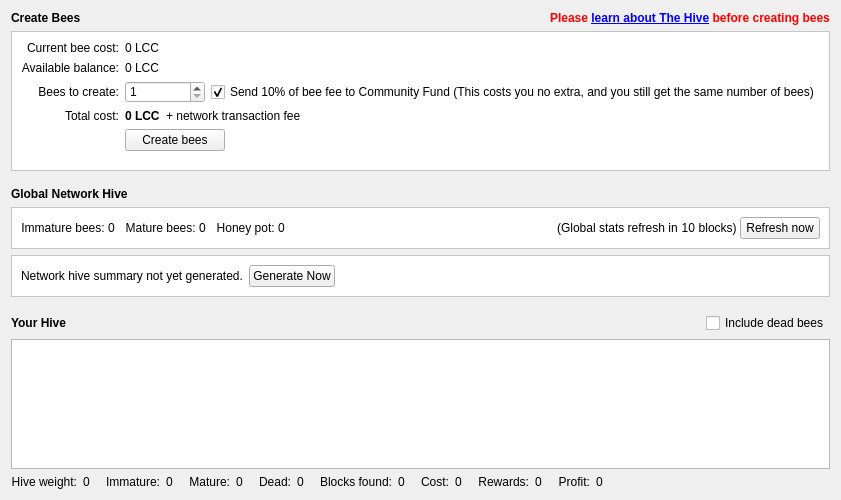
<?xml version="1.0" encoding="UTF-8"?>
<ui version="4.0">
 <class>HiveDialog</class>
 <widget class="QWidget" name="HiveDialog">
  <property name="geometry">
   <rect>
    <x>0</x>
    <y>0</y>
    <width>778</width>
    <height>500</height>
   </rect>
  </property>
  <property name="sizePolicy">
   <sizepolicy hsizetype="Preferred" vsizetype="Minimum">
    <horstretch>0</horstretch>
    <verstretch>0</verstretch>
   </sizepolicy>
  </property>
  <property name="minimumSize">
   <size>
    <width>0</width>
    <height>500</height>
   </size>
  </property>
  <property name="styleSheet">
   <string notr="true"/>
  </property>
  <layout class="QVBoxLayout" name="verticalLayout">
   <item>
    <layout class="QHBoxLayout" name="horizontalLayout_9">
     <item>
      <widget class="QLabel" name="createBeesTitleLabel">
       <property name="font">
        <font>
         <weight>75</weight>
         <bold>true</bold>
        </font>
       </property>
       <property name="text">
        <string>Create Bees</string>
       </property>
      </widget>
     </item>
     <item>
      <spacer name="horizontalSpacer_9">
       <property name="orientation">
        <enum>Qt::Horizontal</enum>
       </property>
       <property name="sizeHint" stdset="0">
        <size>
         <width>13</width>
         <height>13</height>
        </size>
       </property>
      </spacer>
     </item>
     <item>
      <widget class="QLabel" name="warningLabel">
       <property name="maximumSize">
        <size>
         <width>16</width>
         <height>16</height>
        </size>
       </property>
       <property name="font">
        <font>
         <weight>50</weight>
         <bold>false</bold>
        </font>
       </property>
       <property name="text">
        <string/>
       </property>
       <property name="pixmap">
        <pixmap resource="../bitcoin.qrc">:/icons/warning</pixmap>
       </property>
       <property name="scaledContents">
        <bool>true</bool>
       </property>
      </widget>
     </item>
     <item>
      <widget class="QLabel" name="warningLabel2">
       <property name="font">
        <font>
         <weight>75</weight>
         <bold>true</bold>
        </font>
       </property>
       <property name="text">
        <string>&lt;span style=&quot;color:#ff0000;&quot;&gt;Please &lt;a href=&quot;https://hive.litecoinca.sh/whitepaper.pdf&quot;&gt;&lt;span style=&quot;text-decoration: underline;&quot;&gt;learn about The Hive&lt;/span&gt;&lt;/a&gt; before creating bees&lt;/span&gt;</string>
       </property>
       <property name="openExternalLinks">
        <bool>true</bool>
       </property>
      </widget>
     </item>
    </layout>
   </item>
   <item>
    <widget class="QFrame" name="createBeesForm">
     <property name="sizePolicy">
      <sizepolicy hsizetype="Preferred" vsizetype="Fixed">
       <horstretch>0</horstretch>
       <verstretch>0</verstretch>
      </sizepolicy>
     </property>
     <property name="minimumSize">
      <size>
       <width>0</width>
       <height>140</height>
      </size>
     </property>
     <property name="styleSheet">
      <string notr="true">#createBeesForm{background:url(:/icons/hive_background_flash);
background-repeat:no-repeat;
background-position:bottom right;
background-color:white;}</string>
     </property>
     <property name="frameShape">
      <enum>QFrame::StyledPanel</enum>
     </property>
     <property name="frameShadow">
      <enum>QFrame::Sunken</enum>
     </property>
     <layout class="QFormLayout" name="formLayout_2">
      <property name="labelAlignment">
       <set>Qt::AlignRight|Qt::AlignTrailing|Qt::AlignVCenter</set>
      </property>
      <item row="0" column="0">
       <widget class="QLabel" name="currentBeeCostLabel_2">
        <property name="text">
         <string>Current bee cost:</string>
        </property>
        <property name="alignment">
         <set>Qt::AlignRight|Qt::AlignTrailing|Qt::AlignVCenter</set>
        </property>
       </widget>
      </item>
      <item row="1" column="0">
       <widget class="QLabel" name="currentBeeCostLabel_21">
        <property name="text">
         <string>Available balance:</string>
        </property>
        <property name="alignment">
         <set>Qt::AlignRight|Qt::AlignTrailing|Qt::AlignVCenter</set>
        </property>
       </widget>
      </item>
      <item row="1" column="1">
       <layout class="QHBoxLayout" name="horizontalLayout_91">
        <item>
         <widget class="QLabel" name="currentBalance">
          <property name="font">
           <font>
            <weight>50</weight>
            <bold>false</bold>
           </font>
          </property>
          <property name="text">
           <string>0 LCC</string>
          </property>
         </widget>
        </item>
        <item>
         <spacer name="horizontalSpacer_91">
          <property name="orientation">
           <enum>Qt::Horizontal</enum>
          </property>
          <property name="sizeHint" stdset="0">
           <size>
            <width>0</width>
            <height>0</height>
           </size>
          </property>
         </spacer>
        </item>
       </layout>
      </item>
      <item row="2" column="0">
       <widget class="QLabel" name="beesToCreateLabel_2">
        <property name="text">
         <string>Bees to create:</string>
        </property>
        <property name="alignment">
         <set>Qt::AlignRight|Qt::AlignTrailing|Qt::AlignVCenter</set>
        </property>
       </widget>
      </item>
      <item row="2" column="1">
       <layout class="QHBoxLayout" name="horizontalLayout_8">
        <item>
         <widget class="QSpinBox" name="beeCountSpinner">
          <property name="minimumSize">
           <size>
            <width>80</width>
            <height>0</height>
           </size>
          </property>
          <property name="minimum">
           <number>1</number>
          </property>
          <property name="maximum">
           <number>99999</number>
          </property>
         </widget>
        </item>
        <item>
         <widget class="QCheckBox" name="donateCommunityFundCheckbox">
          <property name="sizePolicy">
           <sizepolicy hsizetype="Fixed" vsizetype="Fixed">
            <horstretch>0</horstretch>
            <verstretch>0</verstretch>
           </sizepolicy>
          </property>
          <property name="maximumSize">
           <size>
            <width>1000</width>
            <height>16777215</height>
           </size>
          </property>
          <property name="focusPolicy">
           <enum>Qt::StrongFocus</enum>
          </property>
          <property name="toolTip">
           <string>The community fund works by diverting a portion of the unspendable bee creation fee to the spendable community fund address. This enables us to keep developing Litecoin Cash.</string>
          </property>
          <property name="text">
           <string>Send 10% of bee fee to Community Fund (This costs you no extra, and you still get the same number of bees)</string>
          </property>
          <property name="checked">
           <bool>true</bool>
          </property>
         </widget>
        </item>
        <item>
         <spacer name="horizontalSpacer_8">
          <property name="orientation">
           <enum>Qt::Horizontal</enum>
          </property>
          <property name="sizeHint" stdset="0">
           <size>
            <width>0</width>
            <height>0</height>
           </size>
          </property>
         </spacer>
        </item>
       </layout>
      </item>
      <item row="3" column="0">
       <widget class="QLabel" name="totalCostLabel_3">
        <property name="text">
         <string>Total cost:</string>
        </property>
        <property name="alignment">
         <set>Qt::AlignRight|Qt::AlignTrailing|Qt::AlignVCenter</set>
        </property>
       </widget>
      </item>
      <item row="3" column="1">
       <layout class="QHBoxLayout" name="horizontalLayout_4">
        <item>
         <widget class="QLabel" name="totalCostLabel">
          <property name="font">
           <font>
            <weight>75</weight>
            <bold>true</bold>
           </font>
          </property>
          <property name="text">
           <string>0 LCC</string>
          </property>
         </widget>
        </item>
        <item>
         <widget class="QLabel" name="label_9">
          <property name="text">
           <string>+ network transaction fee</string>
          </property>
         </widget>
        </item>
        <item>
         <spacer name="horizontalSpacer_10">
          <property name="orientation">
           <enum>Qt::Horizontal</enum>
          </property>
          <property name="sizeHint" stdset="0">
           <size>
            <width>0</width>
            <height>0</height>
           </size>
          </property>
         </spacer>
        </item>
       </layout>
      </item>
      <item row="4" column="1">
       <layout class="QHBoxLayout" name="horizontalLayout_3">
        <item>
         <widget class="QPushButton" name="createBeesButton">
          <property name="minimumSize">
           <size>
            <width>100</width>
            <height>0</height>
           </size>
          </property>
          <property name="text">
           <string>Create bees</string>
          </property>
          <property name="icon">
           <iconset resource="../bitcoin.qrc">
            <normaloff>:/icons/bee</normaloff>:/icons/bee</iconset>
          </property>
         </widget>
        </item>
        <item>
         <spacer name="horizontalSpacer_7">
          <property name="orientation">
           <enum>Qt::Horizontal</enum>
          </property>
          <property name="sizeHint" stdset="0">
           <size>
            <width>0</width>
            <height>0</height>
           </size>
          </property>
         </spacer>
        </item>
       </layout>
      </item>
      <item row="0" column="1">
       <layout class="QHBoxLayout" name="horizontalLayout_10">
        <item>
         <widget class="QLabel" name="beeCostLabel">
          <property name="font">
           <font>
            <weight>50</weight>
            <bold>false</bold>
           </font>
          </property>
          <property name="text">
           <string>0 LCC</string>
          </property>
         </widget>
        </item>
        <item>
         <spacer name="horizontalSpacer_18">
          <property name="orientation">
           <enum>Qt::Horizontal</enum>
          </property>
          <property name="sizeHint" stdset="0">
           <size>
            <width>13</width>
            <height>13</height>
           </size>
          </property>
         </spacer>
        </item>
       </layout>
      </item>
     </layout>
    </widget>
   </item>
   <item>
    <spacer name="verticalSpacer_3">
     <property name="orientation">
      <enum>Qt::Vertical</enum>
     </property>
     <property name="sizeType">
      <enum>QSizePolicy::Fixed</enum>
     </property>
     <property name="sizeHint" stdset="0">
      <size>
       <width>20</width>
       <height>10</height>
      </size>
     </property>
    </spacer>
   </item>
   <item>
    <widget class="QLabel" name="globalNetworkHiveTitleLabel">
     <property name="font">
      <font>
       <weight>75</weight>
       <bold>true</bold>
      </font>
     </property>
     <property name="text">
      <string>Global Network Hive</string>
     </property>
    </widget>
   </item>
   <item>
    <widget class="QFrame" name="globalHiveSummary">
     <property name="styleSheet">
      <string notr="true">#globalHiveSummary {
background-color:white;
}</string>
     </property>
     <property name="frameShape">
      <enum>QFrame::StyledPanel</enum>
     </property>
     <property name="frameShadow">
      <enum>QFrame::Sunken</enum>
     </property>
     <layout class="QHBoxLayout" name="horizontalLayout">
      <property name="spacing">
       <number>0</number>
      </property>
      <item>
       <widget class="QLabel" name="label_6">
        <property name="text">
         <string>Immature bees: </string>
        </property>
        <property name="alignment">
         <set>Qt::AlignRight|Qt::AlignTrailing|Qt::AlignVCenter</set>
        </property>
       </widget>
      </item>
      <item>
       <widget class="QLabel" name="globalImmatureLabel">
        <property name="text">
         <string>0</string>
        </property>
       </widget>
      </item>
      <item>
       <spacer name="immatureLabelSpacer_2">
        <property name="orientation">
         <enum>Qt::Horizontal</enum>
        </property>
        <property name="sizeType">
         <enum>QSizePolicy::Fixed</enum>
        </property>
        <property name="sizeHint" stdset="0">
         <size>
          <width>10</width>
          <height>0</height>
         </size>
        </property>
       </spacer>
      </item>
      <item>
       <widget class="QLabel" name="label_12">
        <property name="text">
         <string>Mature bees: </string>
        </property>
        <property name="alignment">
         <set>Qt::AlignRight|Qt::AlignTrailing|Qt::AlignVCenter</set>
        </property>
       </widget>
      </item>
      <item>
       <widget class="QLabel" name="globalMatureLabel">
        <property name="text">
         <string>0</string>
        </property>
       </widget>
      </item>
      <item>
       <spacer name="immatureLabelSpacer_3">
        <property name="orientation">
         <enum>Qt::Horizontal</enum>
        </property>
        <property name="sizeType">
         <enum>QSizePolicy::Fixed</enum>
        </property>
        <property name="sizeHint" stdset="0">
         <size>
          <width>10</width>
          <height>0</height>
         </size>
        </property>
       </spacer>
      </item>
      <item>
       <widget class="QLabel" name="label_11">
        <property name="text">
         <string>Honey pot: </string>
        </property>
        <property name="alignment">
         <set>Qt::AlignRight|Qt::AlignTrailing|Qt::AlignVCenter</set>
        </property>
       </widget>
      </item>
      <item>
       <widget class="QLabel" name="potentialRewardsLabel">
        <property name="text">
         <string>0</string>
        </property>
       </widget>
      </item>
      <item>
       <spacer name="horizontalSpacer_12">
        <property name="orientation">
         <enum>Qt::Horizontal</enum>
        </property>
        <property name="sizeHint" stdset="0">
         <size>
          <width>0</width>
          <height>0</height>
         </size>
        </property>
       </spacer>
      </item>
      <item>
       <widget class="QLabel" name="label_13">
        <property name="text">
         <string>(Global stats refresh in </string>
        </property>
        <property name="alignment">
         <set>Qt::AlignRight|Qt::AlignTrailing|Qt::AlignVCenter</set>
        </property>
       </widget>
      </item>
      <item>
       <widget class="QLabel" name="blocksTillGlobalRefresh">
        <property name="text">
         <string>10</string>
        </property>
        <property name="alignment">
         <set>Qt::AlignRight|Qt::AlignTrailing|Qt::AlignVCenter</set>
        </property>
       </widget>
      </item>
      <item>
       <widget class="QLabel" name="label_15">
        <property name="text">
         <string> blocks) </string>
        </property>
        <property name="alignment">
         <set>Qt::AlignRight|Qt::AlignTrailing|Qt::AlignVCenter</set>
        </property>
       </widget>
      </item>
      <item>
       <widget class="QPushButton" name="refreshGlobalSummaryButton">
        <property name="minimumSize">
         <size>
          <width>60</width>
          <height>0</height>
         </size>
        </property>
        <property name="text">
         <string>Refresh now</string>
        </property>
       </widget>
      </item>
     </layout>
    </widget>
   </item>
   <item>
    <widget class="QFrame" name="globalHiveSummaryError">
     <property name="styleSheet">
      <string notr="true">#globalHiveSummaryError {
background-color:white;
}</string>
     </property>
     <property name="frameShape">
      <enum>QFrame::StyledPanel</enum>
     </property>
     <property name="frameShadow">
      <enum>QFrame::Sunken</enum>
     </property>
     <layout class="QHBoxLayout" name="horizontalLayout_2">
      <item>
       <widget class="QLabel" name="globalHiveSummaryErrorLabel">
        <property name="font">
         <font>
          <weight>50</weight>
          <bold>false</bold>
         </font>
        </property>
        <property name="styleSheet">
         <string notr="true"/>
        </property>
        <property name="text">
         <string>Network hive summary not yet generated.</string>
        </property>
       </widget>
      </item>
      <item>
       <widget class="QPushButton" name="retryGlobalSummaryButton">
        <property name="minimumSize">
         <size>
          <width>60</width>
          <height>0</height>
         </size>
        </property>
        <property name="text">
         <string>Generate Now</string>
        </property>
       </widget>
      </item>
      <item>
       <spacer name="horizontalSpacer_17">
        <property name="orientation">
         <enum>Qt::Horizontal</enum>
        </property>
        <property name="sizeHint" stdset="0">
         <size>
          <width>0</width>
          <height>0</height>
         </size>
        </property>
       </spacer>
      </item>
     </layout>
    </widget>
   </item>
   <item>
    <spacer name="verticalSpacer">
     <property name="orientation">
      <enum>Qt::Vertical</enum>
     </property>
     <property name="sizeType">
      <enum>QSizePolicy::Fixed</enum>
     </property>
     <property name="sizeHint" stdset="0">
      <size>
       <width>20</width>
       <height>10</height>
      </size>
     </property>
    </spacer>
   </item>
   <item>
    <layout class="QHBoxLayout" name="yourHiveHeader">
     <item>
      <widget class="QLabel" name="label_8">
       <property name="font">
        <font>
         <weight>75</weight>
         <bold>true</bold>
        </font>
       </property>
       <property name="text">
        <string>Your Hive</string>
       </property>
      </widget>
     </item>
     <item>
      <spacer name="horizontalSpacer_13">
       <property name="orientation">
        <enum>Qt::Horizontal</enum>
       </property>
       <property name="sizeHint" stdset="0">
        <size>
         <width>0</width>
         <height>0</height>
        </size>
       </property>
      </spacer>
     </item>
     <item>
      <widget class="QCheckBox" name="includeDeadBeesCheckbox">
       <property name="sizePolicy">
        <sizepolicy hsizetype="Fixed" vsizetype="Fixed">
         <horstretch>0</horstretch>
         <verstretch>0</verstretch>
        </sizepolicy>
       </property>
       <property name="maximumSize">
        <size>
         <width>1000</width>
         <height>16777215</height>
        </size>
       </property>
       <property name="focusPolicy">
        <enum>Qt::StrongFocus</enum>
       </property>
       <property name="toolTip">
        <string>If ticked, your Hive display and summary will include bees that have expired as well as bees that are currently living.</string>
       </property>
       <property name="text">
        <string>Include dead bees</string>
       </property>
       <property name="checked">
        <bool>false</bool>
       </property>
      </widget>
     </item>
    </layout>
   </item>
   <item>
    <widget class="QTableView" name="currentHiveView">
     <property name="minimumSize">
      <size>
       <width>0</width>
       <height>0</height>
      </size>
     </property>
     <property name="contextMenuPolicy">
      <enum>Qt::CustomContextMenu</enum>
     </property>
     <property name="tabKeyNavigation">
      <bool>false</bool>
     </property>
     <property name="sortingEnabled">
      <bool>true</bool>
     </property>
    </widget>
   </item>
   <item>
    <layout class="QHBoxLayout" name="yourHiveSummary">
     <item>
      <widget class="QLabel" name="label_14">
       <property name="text">
        <string>Hive weight:</string>
       </property>
       <property name="alignment">
        <set>Qt::AlignRight|Qt::AlignTrailing|Qt::AlignVCenter</set>
       </property>
      </widget>
     </item>
     <item>
      <widget class="QLabel" name="localHiveWeightLabel">
       <property name="text">
        <string>0</string>
       </property>
      </widget>
     </item>
     <item>
      <spacer name="immatureLabelSpacer_4">
       <property name="orientation">
        <enum>Qt::Horizontal</enum>
       </property>
       <property name="sizeType">
        <enum>QSizePolicy::Fixed</enum>
       </property>
       <property name="sizeHint" stdset="0">
        <size>
         <width>10</width>
         <height>0</height>
        </size>
       </property>
      </spacer>
     </item>
     <item>
      <widget class="QLabel" name="label">
       <property name="text">
        <string>Immature:</string>
       </property>
       <property name="alignment">
        <set>Qt::AlignRight|Qt::AlignTrailing|Qt::AlignVCenter</set>
       </property>
      </widget>
     </item>
     <item>
      <widget class="QLabel" name="immatureLabel">
       <property name="text">
        <string>0</string>
       </property>
      </widget>
     </item>
     <item>
      <spacer name="immatureLabelSpacer">
       <property name="orientation">
        <enum>Qt::Horizontal</enum>
       </property>
       <property name="sizeType">
        <enum>QSizePolicy::Fixed</enum>
       </property>
       <property name="sizeHint" stdset="0">
        <size>
         <width>10</width>
         <height>0</height>
        </size>
       </property>
      </spacer>
     </item>
     <item>
      <widget class="QLabel" name="label_3">
       <property name="text">
        <string>Mature:</string>
       </property>
       <property name="alignment">
        <set>Qt::AlignRight|Qt::AlignTrailing|Qt::AlignVCenter</set>
       </property>
      </widget>
     </item>
     <item>
      <widget class="QLabel" name="matureLabel">
       <property name="text">
        <string>0</string>
       </property>
      </widget>
     </item>
     <item>
      <spacer name="horizontalSpacer_16">
       <property name="orientation">
        <enum>Qt::Horizontal</enum>
       </property>
       <property name="sizeType">
        <enum>QSizePolicy::Fixed</enum>
       </property>
       <property name="sizeHint" stdset="0">
        <size>
         <width>10</width>
         <height>0</height>
        </size>
       </property>
      </spacer>
     </item>
     <item>
      <widget class="QLabel" name="deadTitleLabel">
       <property name="text">
        <string>Dead:</string>
       </property>
       <property name="alignment">
        <set>Qt::AlignRight|Qt::AlignTrailing|Qt::AlignVCenter</set>
       </property>
      </widget>
     </item>
     <item>
      <widget class="QLabel" name="deadLabel">
       <property name="text">
        <string>0</string>
       </property>
      </widget>
     </item>
     <item>
      <spacer name="deadLabelSpacer">
       <property name="orientation">
        <enum>Qt::Horizontal</enum>
       </property>
       <property name="sizeType">
        <enum>QSizePolicy::Fixed</enum>
       </property>
       <property name="sizeHint" stdset="0">
        <size>
         <width>10</width>
         <height>0</height>
        </size>
       </property>
      </spacer>
     </item>
     <item>
      <widget class="QLabel" name="label_4">
       <property name="text">
        <string>Blocks found:</string>
       </property>
       <property name="alignment">
        <set>Qt::AlignRight|Qt::AlignTrailing|Qt::AlignVCenter</set>
       </property>
      </widget>
     </item>
     <item>
      <widget class="QLabel" name="blocksFoundLabel">
       <property name="text">
        <string>0</string>
       </property>
      </widget>
     </item>
     <item>
      <spacer name="horizontalSpacer_15">
       <property name="orientation">
        <enum>Qt::Horizontal</enum>
       </property>
       <property name="sizeType">
        <enum>QSizePolicy::Fixed</enum>
       </property>
       <property name="sizeHint" stdset="0">
        <size>
         <width>10</width>
         <height>0</height>
        </size>
       </property>
      </spacer>
     </item>
     <item>
      <widget class="QLabel" name="label_10">
       <property name="text">
        <string>Cost:</string>
       </property>
       <property name="alignment">
        <set>Qt::AlignRight|Qt::AlignTrailing|Qt::AlignVCenter</set>
       </property>
      </widget>
     </item>
     <item>
      <widget class="QLabel" name="costLabel">
       <property name="text">
        <string>0</string>
       </property>
      </widget>
     </item>
     <item>
      <spacer name="horizontalSpacer_14">
       <property name="orientation">
        <enum>Qt::Horizontal</enum>
       </property>
       <property name="sizeType">
        <enum>QSizePolicy::Fixed</enum>
       </property>
       <property name="sizeHint" stdset="0">
        <size>
         <width>10</width>
         <height>0</height>
        </size>
       </property>
      </spacer>
     </item>
     <item>
      <widget class="QLabel" name="label_5">
       <property name="text">
        <string>Rewards:</string>
       </property>
       <property name="alignment">
        <set>Qt::AlignRight|Qt::AlignTrailing|Qt::AlignVCenter</set>
       </property>
      </widget>
     </item>
     <item>
      <widget class="QLabel" name="rewardsPaidLabel">
       <property name="text">
        <string>0</string>
       </property>
      </widget>
     </item>
     <item>
      <spacer name="horizontalSpacer_19">
       <property name="orientation">
        <enum>Qt::Horizontal</enum>
       </property>
       <property name="sizeType">
        <enum>QSizePolicy::Fixed</enum>
       </property>
       <property name="sizeHint" stdset="0">
        <size>
         <width>10</width>
         <height>0</height>
        </size>
       </property>
      </spacer>
     </item>
     <item>
      <widget class="QLabel" name="label_7">
       <property name="text">
        <string>Profit:</string>
       </property>
       <property name="alignment">
        <set>Qt::AlignRight|Qt::AlignTrailing|Qt::AlignVCenter</set>
       </property>
      </widget>
     </item>
     <item>
      <widget class="QLabel" name="profitLabel">
       <property name="text">
        <string>0</string>
       </property>
      </widget>
     </item>
     <item>
      <spacer name="horizontalSpacer_11">
       <property name="orientation">
        <enum>Qt::Horizontal</enum>
       </property>
       <property name="sizeHint" stdset="0">
        <size>
         <width>0</width>
         <height>0</height>
        </size>
       </property>
      </spacer>
     </item>
    </layout>
   </item>
  </layout>
 </widget>
 <resources>
  <include location="../bitcoin.qrc"/>
 </resources>
 <connections/>
</ui>
